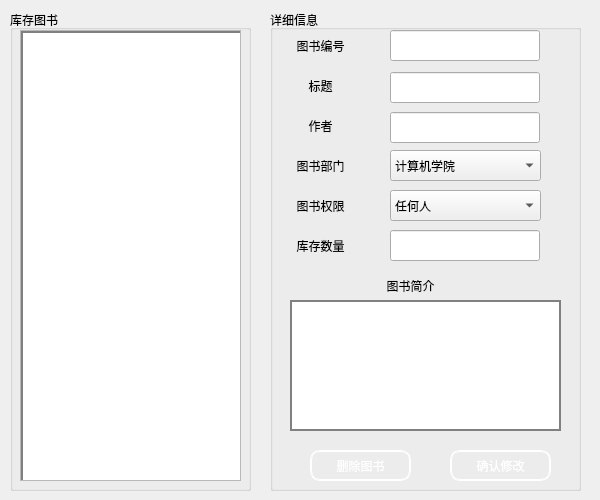
<?xml version="1.0" encoding="UTF-8"?>
<ui version="4.0">
 <class>BookManageDialog</class>
 <widget class="QDialog" name="BookManageDialog">
  <property name="geometry">
   <rect>
    <x>0</x>
    <y>0</y>
    <width>600</width>
    <height>500</height>
   </rect>
  </property>
  <property name="windowTitle">
   <string>Dialog</string>
  </property>
  <property name="styleSheet">
   <string notr="true"/>
  </property>
  <widget class="QGroupBox" name="groupBox">
   <property name="geometry">
    <rect>
     <x>10</x>
     <y>10</y>
     <width>241</width>
     <height>481</height>
    </rect>
   </property>
   <property name="styleSheet">
    <string notr="true">font: 14pt &quot;等线&quot;;</string>
   </property>
   <property name="title">
    <string>库存图书</string>
   </property>
   <widget class="QScrollArea" name="scrollArea">
    <property name="geometry">
     <rect>
      <x>10</x>
      <y>20</y>
      <width>221</width>
      <height>451</height>
     </rect>
    </property>
    <property name="widgetResizable">
     <bool>true</bool>
    </property>
    <widget class="QWidget" name="scrollAreaWidgetContents">
     <property name="geometry">
      <rect>
       <x>0</x>
       <y>0</y>
       <width>219</width>
       <height>449</height>
      </rect>
     </property>
     <widget class="QListWidget" name="list_book">
      <property name="geometry">
       <rect>
        <x>0</x>
        <y>0</y>
        <width>221</width>
        <height>451</height>
       </rect>
      </property>
      <property name="styleSheet">
       <string notr="true">font: 75 12pt &quot;等线&quot;;
background-image: url(:/background/resourse/b_W.png);
border:2px solid gray;</string>
      </property>
     </widget>
    </widget>
   </widget>
  </widget>
  <widget class="QGroupBox" name="groupBox_2">
   <property name="geometry">
    <rect>
     <x>270</x>
     <y>10</y>
     <width>311</width>
     <height>481</height>
    </rect>
   </property>
   <property name="styleSheet">
    <string notr="true">font: 12pt &quot;等线&quot;;</string>
   </property>
   <property name="title">
    <string>详细信息</string>
   </property>
   <widget class="QPushButton" name="Button_confirm">
    <property name="geometry">
     <rect>
      <x>180</x>
      <y>440</y>
      <width>101</width>
      <height>31</height>
     </rect>
    </property>
    <property name="styleSheet">
     <string notr="true">QPushButton{
	border:2px groove rgb(255,255,255,0,0);border-radius:10px;padding:2px 4px;
	font: 12pt &quot;Adobe 黑体 Std R&quot;;
color:white;
	background-image: url(:/background/resourse/button.png);
}
QPushButton:hover{
	background-image: url(:/background/resourse/button_h.png);
}
QPushButton:pressed{	
	background-image: url(:/background/resourse/button_P.png);
}
</string>
    </property>
    <property name="text">
     <string>确认修改</string>
    </property>
   </widget>
   <widget class="QTextEdit" name="Edit_info">
    <property name="geometry">
     <rect>
      <x>20</x>
      <y>290</y>
      <width>271</width>
      <height>131</height>
     </rect>
    </property>
    <property name="styleSheet">
     <string notr="true">background-color: rgb(255, 255, 255,0.6,0.6);
border:2px solid gray;</string>
    </property>
    <property name="readOnly">
     <bool>true</bool>
    </property>
   </widget>
   <widget class="QLabel" name="label_7">
    <property name="geometry">
     <rect>
      <x>100</x>
      <y>260</y>
      <width>81</width>
      <height>31</height>
     </rect>
    </property>
    <property name="text">
     <string>图书简介</string>
    </property>
    <property name="alignment">
     <set>Qt::AlignCenter</set>
    </property>
   </widget>
   <widget class="QLineEdit" name="Edit_title">
    <property name="geometry">
     <rect>
      <x>120</x>
      <y>62</y>
      <width>150</width>
      <height>31</height>
     </rect>
    </property>
    <property name="readOnly">
     <bool>true</bool>
    </property>
   </widget>
   <widget class="QLineEdit" name="Edit_index">
    <property name="enabled">
     <bool>true</bool>
    </property>
    <property name="geometry">
     <rect>
      <x>120</x>
      <y>20</y>
      <width>150</width>
      <height>31</height>
     </rect>
    </property>
    <property name="readOnly">
     <bool>true</bool>
    </property>
   </widget>
   <widget class="QComboBox" name="comboBox_department">
    <property name="geometry">
     <rect>
      <x>120</x>
      <y>140</y>
      <width>151</width>
      <height>31</height>
     </rect>
    </property>
    <property name="editable">
     <bool>false</bool>
    </property>
    <item>
     <property name="text">
      <string>计算机学院</string>
     </property>
    </item>
    <item>
     <property name="text">
      <string>理学院</string>
     </property>
    </item>
    <item>
     <property name="text">
      <string>马克思主义学院</string>
     </property>
    </item>
    <item>
     <property name="text">
      <string>人文学院</string>
     </property>
    </item>
    <item>
     <property name="text">
      <string>信息与通信技术学院</string>
     </property>
    </item>
   </widget>
   <widget class="QLineEdit" name="Edit_author">
    <property name="geometry">
     <rect>
      <x>120</x>
      <y>102</y>
      <width>150</width>
      <height>31</height>
     </rect>
    </property>
    <property name="readOnly">
     <bool>true</bool>
    </property>
   </widget>
   <widget class="QComboBox" name="comboBox_right">
    <property name="geometry">
     <rect>
      <x>120</x>
      <y>180</y>
      <width>151</width>
      <height>31</height>
     </rect>
    </property>
    <property name="editable">
     <bool>false</bool>
    </property>
    <item>
     <property name="text">
      <string>任何人</string>
     </property>
    </item>
    <item>
     <property name="text">
      <string>教职工</string>
     </property>
    </item>
    <item>
     <property name="text">
      <string>学生</string>
     </property>
    </item>
   </widget>
   <widget class="QLineEdit" name="Edit_amount">
    <property name="geometry">
     <rect>
      <x>120</x>
      <y>220</y>
      <width>150</width>
      <height>31</height>
     </rect>
    </property>
   </widget>
   <widget class="QLabel" name="label">
    <property name="geometry">
     <rect>
      <x>10</x>
      <y>20</y>
      <width>81</width>
      <height>31</height>
     </rect>
    </property>
    <property name="text">
     <string>图书编号</string>
    </property>
    <property name="alignment">
     <set>Qt::AlignCenter</set>
    </property>
   </widget>
   <widget class="QLabel" name="label_2">
    <property name="geometry">
     <rect>
      <x>20</x>
      <y>60</y>
      <width>61</width>
      <height>31</height>
     </rect>
    </property>
    <property name="text">
     <string>标题</string>
    </property>
    <property name="alignment">
     <set>Qt::AlignCenter</set>
    </property>
   </widget>
   <widget class="QLabel" name="label_4">
    <property name="geometry">
     <rect>
      <x>10</x>
      <y>140</y>
      <width>81</width>
      <height>31</height>
     </rect>
    </property>
    <property name="text">
     <string>图书部门</string>
    </property>
    <property name="alignment">
     <set>Qt::AlignCenter</set>
    </property>
   </widget>
   <widget class="QLabel" name="label_3">
    <property name="geometry">
     <rect>
      <x>20</x>
      <y>100</y>
      <width>61</width>
      <height>31</height>
     </rect>
    </property>
    <property name="text">
     <string>作者</string>
    </property>
    <property name="alignment">
     <set>Qt::AlignCenter</set>
    </property>
   </widget>
   <widget class="QLabel" name="label_6">
    <property name="geometry">
     <rect>
      <x>10</x>
      <y>220</y>
      <width>81</width>
      <height>31</height>
     </rect>
    </property>
    <property name="text">
     <string>库存数量</string>
    </property>
    <property name="alignment">
     <set>Qt::AlignCenter</set>
    </property>
   </widget>
   <widget class="QLabel" name="label_5">
    <property name="geometry">
     <rect>
      <x>10</x>
      <y>180</y>
      <width>81</width>
      <height>31</height>
     </rect>
    </property>
    <property name="text">
     <string>图书权限</string>
    </property>
    <property name="alignment">
     <set>Qt::AlignCenter</set>
    </property>
   </widget>
   <widget class="QPushButton" name="pushButton_delete">
    <property name="geometry">
     <rect>
      <x>40</x>
      <y>440</y>
      <width>101</width>
      <height>31</height>
     </rect>
    </property>
    <property name="styleSheet">
     <string notr="true">QPushButton{
	border:2px groove rgb(255,255,255,0,0);border-radius:10px;padding:2px 4px;
	font: 12pt &quot;Adobe 黑体 Std R&quot;;
color:white;
	background-image: url(:/background/resourse/button.png);
}
QPushButton:hover{
	background-image: url(:/background/resourse/button_h.png);
}
QPushButton:pressed{	
	background-image: url(:/background/resourse/button_P.png);
}
</string>
    </property>
    <property name="text">
     <string>删除图书</string>
    </property>
   </widget>
  </widget>
  <widget class="QLabel" name="label_8">
   <property name="geometry">
    <rect>
     <x>0</x>
     <y>0</y>
     <width>601</width>
     <height>501</height>
    </rect>
   </property>
   <property name="styleSheet">
    <string notr="true">background-image: url(:/background/resourse/books5.png);</string>
   </property>
   <property name="text">
    <string/>
   </property>
  </widget>
  <zorder>label_8</zorder>
  <zorder>groupBox_2</zorder>
  <zorder>groupBox</zorder>
 </widget>
 <resources/>
 <connections/>
</ui>
